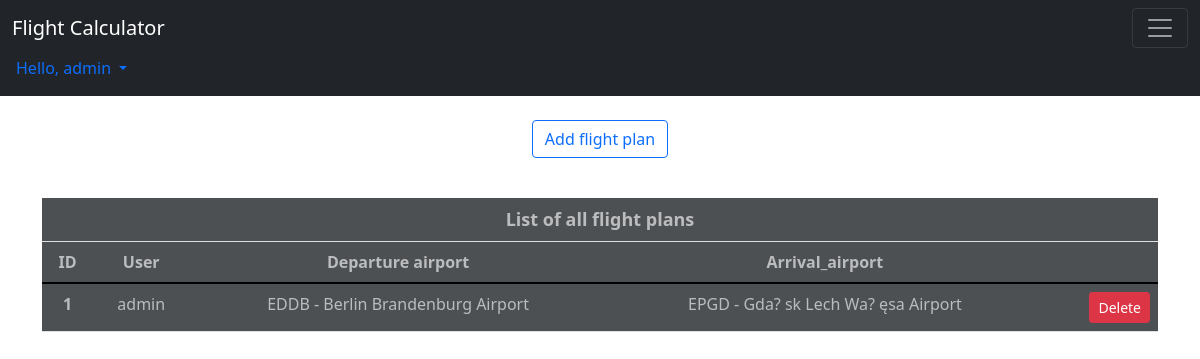
The page /viewer/flightplans/ (signed in) on the database as committed earlier.
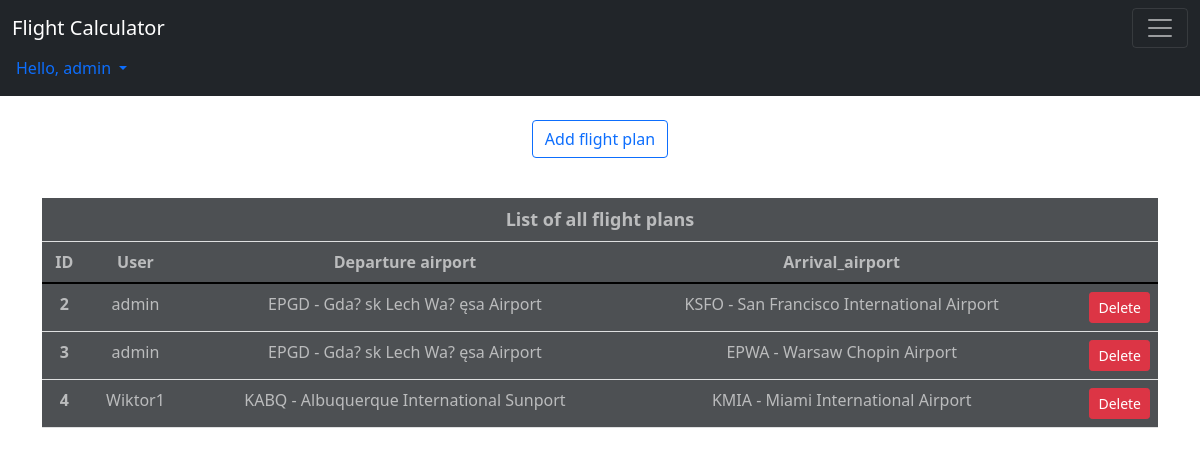
The same page on the database as committed later.
### viewer/models.py (models this page shows, shortened)
class FlightPlan(models.Model):
    user_id = models.ForeignKey(User, on_delete=models.DO_NOTHING)
    departure_apt_id = models.ForeignKey(Airport, on_delete=models.DO_NOTHING, related_name="departure_apt_id")
    arrival_apt_id = models.ForeignKey(Airport, on_delete=models.DO_NOTHING, related_name="arrival_apt_id")
    aircraft_id = models.ForeignKey(Aircraft, on_delete=models.DO_NOTHING)
    waypoints = models.ManyToManyField(Waypoint, blank=True, null=True)
    fob = models.IntegerField()

class Airport(models.Model):
    ICAO = models.CharField(max_length=4)
    name = models.CharField(max_length=100)
    lat = models.DecimalField(max_digits=8, decimal_places=6)
    lon = models.DecimalField(max_digits=9, decimal_places=6)
    iso_country = models.CharField(max_length=2)
    def __str__(self):
        return f"{self.ICAO} - {self.name}"

### viewer/views.py (the view)
# urls.py: path('flightplans/', FlightPlansView.as_view(), name="flight_plans"),
class FlightPlansView(LoginRequiredMixin, ListView):
    template_name = "flight_plans.html"
    model = FlightPlan
    def get_context_data(self, *, object_list=None, **kwargs):
        context = super(FlightPlansView, self).get_context_data(**kwargs)
        flight_plans = context.get('object_list')
        return context

### viewer/templates/flight_plans.html
{% extends "base.html" %}
{% block content %}
<a href="{% url 'viewer:flight_plan_add' %}" class="btn btn-outline-primary mt-4">Add flight plan</a>
<table class="table table-light table-hover"  style="margin-top: 40px;">
  <thead class="thead-light">
  <tr>
    {% if user.is_superuser %}
  <th colspan="9" style="font-size: large;">List of all flight plans</th>
{% else %}
  <th colspan="9" style="font-size: large;">Your flight plans</th>
{% endif %}
  </tr>
    <tr>
      <th scope="col">ID</th>
      {% if user.is_superuser %}
          <th scope="col">User</th>
      {% endif %}
        <th scope="col">Departure airport</th>
      <th scope="col">Arrival_airport</th>
        <th></th>
    </tr>
  </thead>
  <tbody>
  {% for flight_plan in object_list %}
    {% if flight_plan.user_id == user or user.is_superuser%}
        <tr onclick="window.location='{% url "viewer:flight_plan_waypoint_view" flight_plan.id %}'">
          <th scope="row">{{flight_plan.id}}</th>
          {% if user.is_superuser %}
          <td>{{ flight_plan.user_id}}</td>
          {% endif %}
          <td>{{ flight_plan.departure_apt_id}}</td>
          <td>{{ flight_plan.arrival_apt_id }}</td>
            <td><a class="btn btn-danger btn-sm float-end" href="{% url "viewer:delete_flight_plan" flight_plan.id %}">Delete</a></td>
        </tr>
    {% endif %}
  {% endfor %}
  </tbody>
</table>
{% endblock %}

### viewer/templates/base.html (shortened to what this page needs)
{% load static %}
<!DOCTYPE html>
<html lang="en">
<head>
    <link href="https://cdn.jsdelivr.net/npm/bootstrap@5.1.3/dist/css/bootstrap.min.css" rel="stylesheet">
    <link rel="stylesheet" href="https://cdnjs.cloudflare.com/ajax/libs/font-awesome/4.7.0/css/font-awesome.css" />
    <link href="{% static 'fontawesomefree/css/all.min.css' %}" rel="stylesheet" type="text/css">
</head>
<body>
<nav class="navbar navbar-dark bg-dark">
  <div class="container-fluid">
    <a class="navbar-brand" href="{% url 'index' %}">Flight Calculator</a>
    <button class="navbar-toggler" type="button" data-bs-toggle="collapse" data-bs-target="#navbarNav" aria-controls="navbarNav" aria-expanded="false" aria-label="Toggle navigation">
      <span class="navbar-toggler-icon"></span>
    </button>
      </div>
      <div class="nav-item dropdown">
          {% if user.is_authenticated %}
            <a class="nav-link dropdown-toggle" href="#" id="dropdownAuthenticatedUserMenu" data-bs-toggle="dropdown">
            Hello, {{ user.first_name|default:user.username }}
            </a>
          {% endif %}
  </div>
</nav>
<div class="container">
  {% block content %}
  {% endblock %}
</div>
</body>
</html>

Rows that differ between the two databases and show on the page:
removed FlightPlan: id "1", user_id "admin", departure_apt_id "EDDB - Berlin Brandenburg Airport", arrival_apt_id "EPGD - Gda? sk Lech Wa? ęsa Airport"
added FlightPlan: id "2", user_id "admin", departure_apt_id "EPGD - Gda? sk Lech Wa? ęsa Airport", arrival_apt_id "KSFO - San Francisco International Airport"
added FlightPlan: id "3", user_id "admin", departure_apt_id "EPGD - Gda? sk Lech Wa? ęsa Airport", arrival_apt_id "EPWA - Warsaw Chopin Airport"
added FlightPlan: id "4", user_id "Wiktor1", departure_apt_id "KABQ - Albuquerque International Sunport", arrival_apt_id "KMIA - Miami International Airport"
